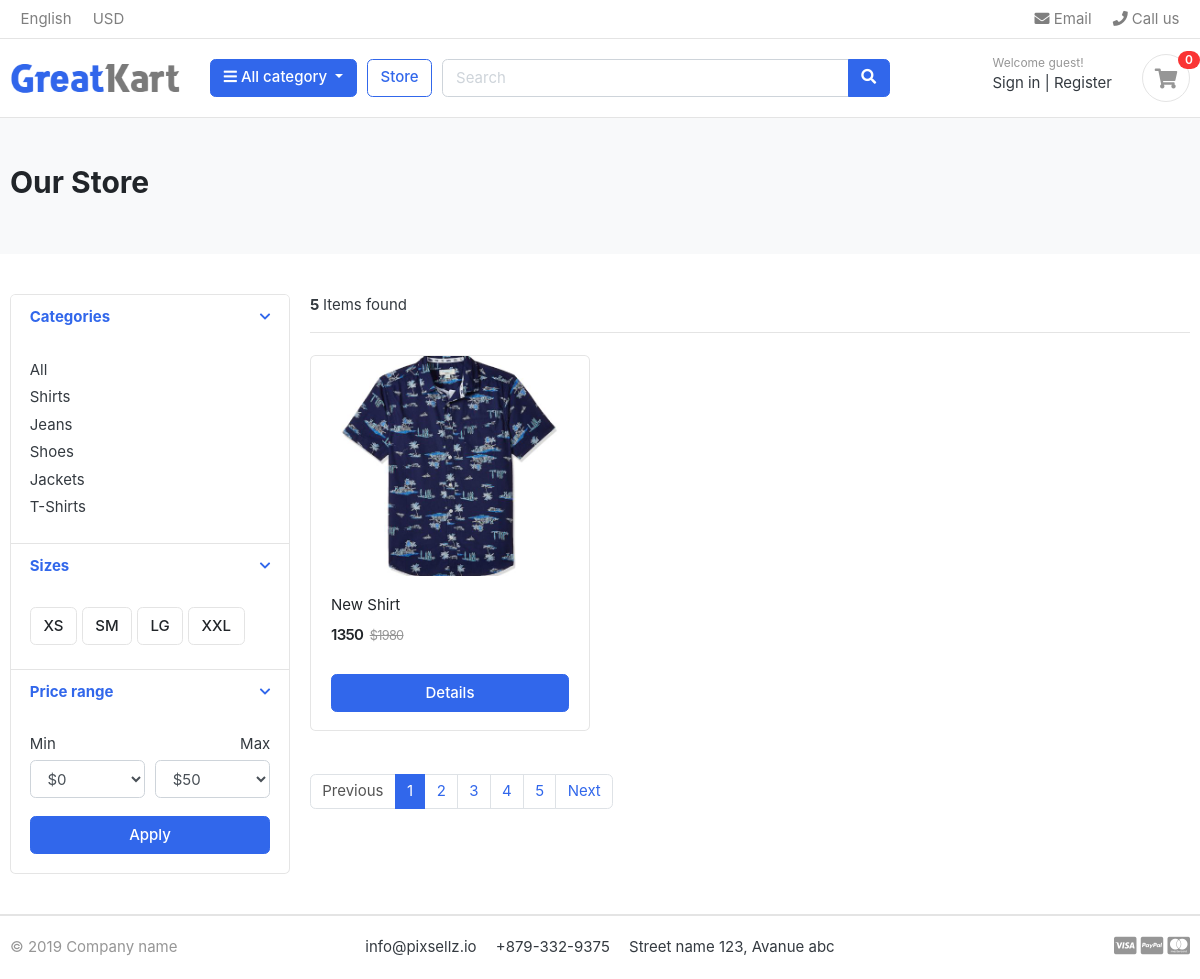
The page /store/ on the database as committed earlier.
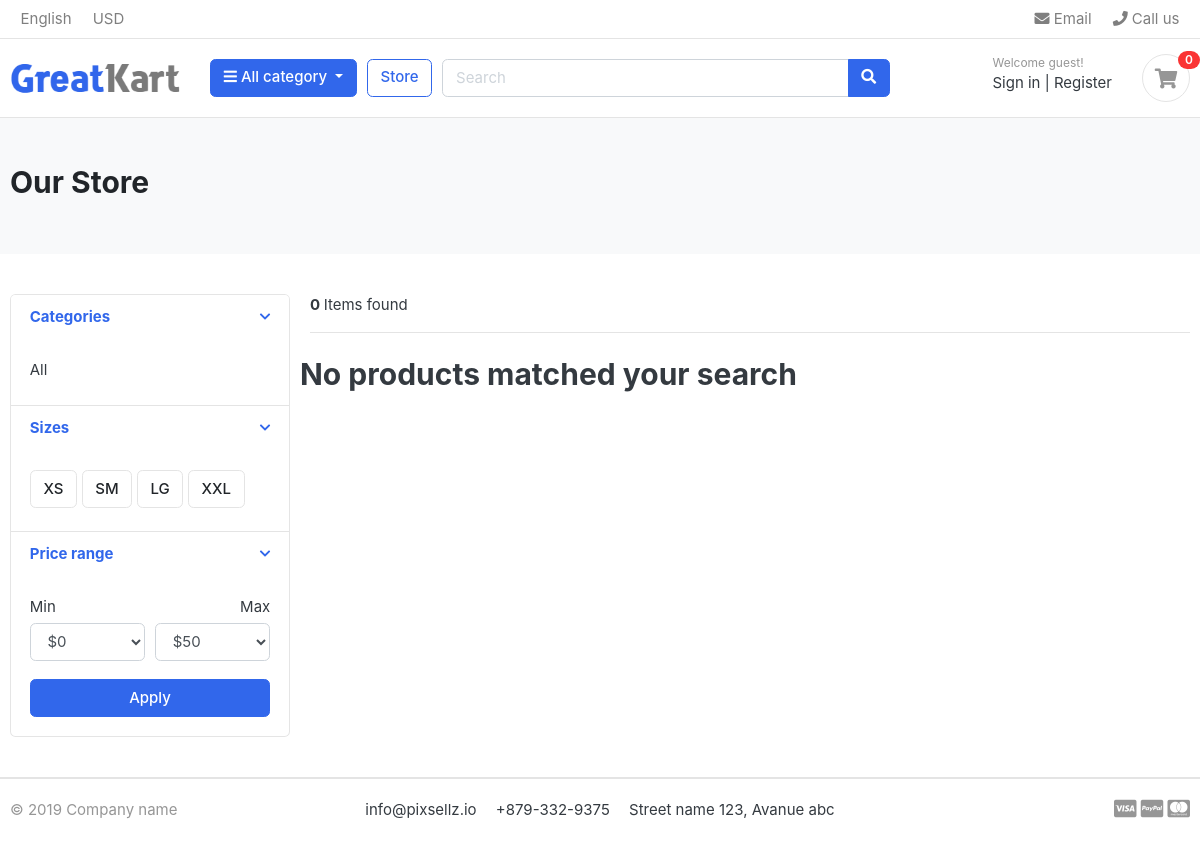
The same page on the database as committed later.
### category/models.py (models this page shows, shortened)
class Category(models.Model):
    category_name = models.CharField(max_length=50,unique=True)
    slug = models.SlugField(max_length=100,unique=True)
    description = models.TextField(max_length=250)
    cat_image = models.ImageField(upload_to='photos/categories', blank=True)
    class Meta:
        verbose_name = 'category'
        verbose_name_plural = 'categories'
    def get_url(self):
            return reverse('products_by_category', args=[self.slug])

### store/models.py (models this page shows, shortened)
class Product(models.Model):
    product_name = models.CharField(max_length=200, unique=True)
    slug = models.SlugField(max_length=200, unique=True)
    product_description=models.TextField(max_length=500, unique=True)
    price = models.IntegerField()
    images = models.ImageField(upload_to='photos/products')
    stock = models.IntegerField()
    is_available = models.BooleanField(default=True)
    category = models.ForeignKey(Category, on_delete=models.CASCADE)
    created_date = models.DateTimeField(auto_now_add=True)
    modified_date= models.DateTimeField(auto_now=True)
    def get_url(self):
        return reverse('product_detail', args=[self.category.slug, self.slug])

### store/views.py (the view)
# urls.py: path('store/', include('store.urls')),
def store(request, category_slug=None):
    products = None
    categories = None
    if category_slug != None:
        categories = get_object_or_404(Category,slug = category_slug)
        products = Product.objects.filter(category = categories, is_available = True).order_by('-created_date')
        paginator = Paginator(products,1)
        page = request.GET.get('page')
        paged_products = paginator.get_page(page)
        product_count = products.count()
    else:
        products = Product.objects.all().filter(is_available = True).order_by('-created_date')
        paginator = Paginator(products,1)
        page = request.GET.get('page')
        paged_products = paginator.get_page(page)
        product_count = products.count()
    context = {
        'products':paged_products,
        'product_count':product_count
    }
    return render(request, 'store/store.html', context)

### carts/context_processors.py (called while the page is built)
def counter(request):
    cart_count = 0
    if 'admin' in request.path:
        return {}
    else:
        try:
            cart = Cart.objects.filter(cart_id=_cart_id(request))
            if request.user.is_authenticated:
                cart_items= CartItem.objects.all().filter(user = request.user)
            else:
                cart_items= CartItem.objects.all().filter(cart=cart[:1])
            for cart_item in cart_items:
                cart_count = cart_count + cart_item.quantity
        except Cart.DoesNotExist:
            cart_count=0
    return dict(cart_count=cart_count)

### carts/views.py (called while the page is built)
def _cart_id(request):
    cart = request.session.session_key
    if not cart:
        cart = request.session.create()
    return cart

### category/context_processors.py (called while the page is built)
def menu_links(request):
    links = Category.objects.all()
    return dict(links=links)

### templates/store/store.html (shortened to what the changed rows need)
{% extends 'base.html'%}
{% load static %}
{% block content %}
<section class="section-pagetop bg">
    <div class="container">
        {% if 'search' in request.path %}
        <h2 class="title-page">Search Results</h2>
        {%else%}
        <h2 class="title-page">Our Store</h2>
        {% endif%}
    </div>
    </section>
<section class="section-content padding-y">
    <div class="container">
    <div class="row">
        <aside class="col-md-3">
    <div class="card">
        <article class="filter-group">
            <div class="filter-content collapse show" id="collapse_1" style="">
                <div class="card-body">
                    <ul class="list-menu">
                        {% for category in links %}
                    <li><a href="{{ category.get_url }}">{{category.category_name}}</a></li>
                        {% endfor %}
                    </ul>
                </div>
            </div>
        </article>
    </div>
        </aside>
        <main class="col-md-9">
    <header class="border-bottom mb-4 pb-3">
            <div class="form-inline">
                <span class="mr-md-auto"><b> {{ product_count }} </b> Items found </span>
            </div>
    </header>
    <div class="row">
        {% if products %}
        {% for product in products %}
        <div class="col-md-4">
            <figure class="card card-product-grid">
                <div class="img-wrap">
                    <a href="{{ product.get_url }}"><img src="{{product.images.url}}"></a>
                </div>
                <figcaption class="info-wrap">
                    <div class="fix-height">
                        <a href="{{ product.get_url }}" class="title">{{product.product_name}}</a>
                        <div class="price-wrap mt-2">
                            <span class="price">{{product.price}}</span>
                            <del class="price-old">$1980</del>
                        </div>
                    </div>
                    <a href="{{ product.get_url}}" class="btn btn-block btn-primary">Details </a>
                </figcaption>
            </figure>
        </div>
         {% endfor %}
         {% else %}
         <div class="text-center">
         <h2>No products matched your search</h2>
        </div>
        {% endif%}
    </div>
    <nav class="mt-4" aria-label="Page navigation sample">
        {% if products.has_other_pages %}
      <ul class="pagination">
        {% if products.has_previous %}
        <li class="page-item "><a class="page-link" href="?page={{products.previous_page_number}}">Previous</a></li>
        {% else %}
        <li class="page-item disabled"><a class="page-link" href="#">Previous</a></li>
        {% endif %}
        {% for i in products.paginator.page_range %}
           {% if products.number == i %}
        <li class="page-item active"><a class="page-link" href="#">{{i}}</a></li>
           {% else %}
        <li class="page-item"><a class="page-link" href="?page={{i}}">{{i}}</a></li>
           {% endif %}
        {% endfor%}
           {% if products.has_next %}
        <li class="page-item"><a class="page-link" href="?page={{products.next_page_number}}">Next</a></li>
           {% else %}
        <li class="page-item disabled"><a class="page-link" href="#">Next</a></li>
           {% endif %}
      </ul>
       {% endif %}
    </nav>
        </main>
    </div>
    </div>
    </section>
{% endblock %}

Rows that differ between the two databases and show on the page:
removed Category: category_name "Shirts"
removed Category: category_name "Jeans"
removed Category: category_name "Shoes"
removed Category: category_name "Jackets"
removed Category: category_name "T-Shirts"
removed Product: images (picture), product_name "New Shirt", price "1350"
Other text that changed with them:
{{ product_count }}: "5" → "0"
text no longer shown: "Previous Next"
text now shown: "No products matched your search"
list line gone: "1"
list line gone: "2"
list line gone: "3"
list line gone: "4"
list line gone: "5"
